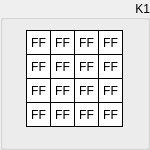
  <widget class="QGroupBox" name="groupK1">
   <property name="geometry">
    <rect>
     <x>170</x>
     <y>10</y>
     <width>150</width>
     <height>150</height>
    </rect>
   </property>
   <property name="sizePolicy">
    <sizepolicy hsizetype="Fixed" vsizetype="Fixed">
     <horstretch>0</horstretch>
     <verstretch>0</verstretch>
    </sizepolicy>
   </property>
   <property name="styleSheet">
    <string notr="true"/>
   </property>
   <property name="title">
    <string>K1</string>
   </property>
   <property name="alignment">
    <set>Qt::AlignRight|Qt::AlignTrailing|Qt::AlignVCenter</set>
   </property>
   <widget class="QLabel" name="k1byte15">
    <property name="enabled">
     <bool>true</bool>
    </property>
    <property name="geometry">
     <rect>
      <x>98</x>
      <y>102</y>
      <width>25</width>
      <height>25</height>
     </rect>
    </property>
    <property name="sizePolicy">
     <sizepolicy hsizetype="Fixed" vsizetype="Fixed">
      <horstretch>0</horstretch>
      <verstretch>0</verstretch>
     </sizepolicy>
    </property>
    <property name="font">
     <font>
      <kerning>true</kerning>
     </font>
    </property>
    <property name="layoutDirection">
     <enum>Qt::LeftToRight</enum>
    </property>
    <property name="styleSheet">
     <string notr="true">QLabel {
	 border-width: 1px;
     border-style: solid;
     border-color: black; 
     background-color: white;
}</string>
    </property>
    <property name="text">
     <string>FF</string>
    </property>
    <property name="alignment">
     <set>Qt::AlignCenter</set>
    </property>
   </widget>
   <widget class="QLabel" name="k1byte13">
    <property name="enabled">
     <bool>true</bool>
    </property>
    <property name="geometry">
     <rect>
      <x>98</x>
      <y>54</y>
      <width>25</width>
      <height>25</height>
     </rect>
    </property>
    <property name="sizePolicy">
     <sizepolicy hsizetype="Fixed" vsizetype="Fixed">
      <horstretch>0</horstretch>
      <verstretch>0</verstretch>
     </sizepolicy>
    </property>
    <property name="font">
     <font>
      <kerning>true</kerning>
     </font>
    </property>
    <property name="layoutDirection">
     <enum>Qt::LeftToRight</enum>
    </property>
    <property name="styleSheet">
     <string notr="true">QLabel {
	 border-width: 1px;
     border-style: solid;
     border-color: black; 
     background-color: white;
}</string>
    </property>
    <property name="text">
     <string>FF</string>
    </property>
    <property name="alignment">
     <set>Qt::AlignCenter</set>
    </property>
   </widget>
   <widget class="QLabel" name="k1byte14">
    <property name="enabled">
     <bool>true</bool>
    </property>
    <property name="geometry">
     <rect>
      <x>98</x>
      <y>78</y>
      <width>25</width>
      <height>25</height>
     </rect>
    </property>
    <property name="sizePolicy">
     <sizepolicy hsizetype="Fixed" vsizetype="Fixed">
      <horstretch>0</horstretch>
      <verstretch>0</verstretch>
     </sizepolicy>
    </property>
    <property name="font">
     <font>
      <kerning>true</kerning>
     </font>
    </property>
    <property name="layoutDirection">
     <enum>Qt::LeftToRight</enum>
    </property>
    <property name="styleSheet">
     <string notr="true">QLabel {
	 border-width: 1px;
     border-style: solid;
     border-color: black; 
     background-color: white;
}</string>
    </property>
    <property name="text">
     <string>FF</string>
    </property>
    <property name="alignment">
     <set>Qt::AlignCenter</set>
    </property>
   </widget>
   <widget class="QLabel" name="k1byte06">
    <property name="enabled">
     <bool>true</bool>
    </property>
    <property name="geometry">
     <rect>
      <x>50</x>
      <y>78</y>
      <width>25</width>
      <height>25</height>
     </rect>
    </property>
    <property name="sizePolicy">
     <sizepolicy hsizetype="Fixed" vsizetype="Fixed">
      <horstretch>0</horstretch>
      <verstretch>0</verstretch>
     </sizepolicy>
    </property>
    <property name="font">
     <font>
      <kerning>true</kerning>
     </font>
    </property>
    <property name="layoutDirection">
     <enum>Qt::LeftToRight</enum>
    </property>
    <property name="styleSheet">
     <string notr="true">QLabel {
	 border-width: 1px;
     border-style: solid;
     border-color: black; 
     background-color: white;
}</string>
    </property>
    <property name="text">
     <string>FF</string>
    </property>
    <property name="alignment">
     <set>Qt::AlignCenter</set>
    </property>
   </widget>
   <widget class="QLabel" name="k1byte04">
    <property name="enabled">
     <bool>true</bool>
    </property>
    <property name="geometry">
     <rect>
      <x>50</x>
      <y>30</y>
      <width>25</width>
      <height>25</height>
     </rect>
    </property>
    <property name="sizePolicy">
     <sizepolicy hsizetype="Fixed" vsizetype="Fixed">
      <horstretch>0</horstretch>
      <verstretch>0</verstretch>
     </sizepolicy>
    </property>
    <property name="font">
     <font>
      <kerning>true</kerning>
     </font>
    </property>
    <property name="layoutDirection">
     <enum>Qt::LeftToRight</enum>
    </property>
    <property name="styleSheet">
     <string notr="true">QLabel {
	 border-width: 1px;
     border-style: solid;
     border-color: black; 
     background-color: white;
}</string>
    </property>
    <property name="text">
     <string>FF</string>
    </property>
    <property name="alignment">
     <set>Qt::AlignCenter</set>
    </property>
   </widget>
   <widget class="QLabel" name="k1byte02">
    <property name="enabled">
     <bool>true</bool>
    </property>
    <property name="geometry">
     <rect>
      <x>26</x>
      <y>78</y>
      <width>25</width>
      <height>25</height>
     </rect>
    </property>
    <property name="sizePolicy">
     <sizepolicy hsizetype="Fixed" vsizetype="Fixed">
      <horstretch>0</horstretch>
      <verstretch>0</verstretch>
     </sizepolicy>
    </property>
    <property name="font">
     <font>
      <kerning>true</kerning>
     </font>
    </property>
    <property name="layoutDirection">
     <enum>Qt::LeftToRight</enum>
    </property>
    <property name="styleSheet">
     <string notr="true">QLabel {
	 border-width: 1px;
     border-style: solid;
     border-color: black; 
     background-color: white;
}</string>
    </property>
    <property name="text">
     <string>FF</string>
    </property>
    <property name="alignment">
     <set>Qt::AlignCenter</set>
    </property>
   </widget>
   <widget class="QLabel" name="k1byte10">
    <property name="enabled">
     <bool>true</bool>
    </property>
    <property name="geometry">
     <rect>
      <x>74</x>
      <y>78</y>
      <width>25</width>
      <height>25</height>
     </rect>
    </property>
    <property name="sizePolicy">
     <sizepolicy hsizetype="Fixed" vsizetype="Fixed">
      <horstretch>0</horstretch>
      <verstretch>0</verstretch>
     </sizepolicy>
    </property>
    <property name="font">
     <font>
      <kerning>true</kerning>
     </font>
    </property>
    <property name="layoutDirection">
     <enum>Qt::LeftToRight</enum>
    </property>
    <property name="styleSheet">
     <string notr="true">QLabel {
	 border-width: 1px;
     border-style: solid;
     border-color: black; 
     background-color: white;
}</string>
    </property>
    <property name="text">
     <string>FF</string>
    </property>
    <property name="alignment">
     <set>Qt::AlignCenter</set>
    </property>
   </widget>
   <widget class="QLabel" name="k1byte09">
    <property name="enabled">
     <bool>true</bool>
    </property>
    <property name="geometry">
     <rect>
      <x>74</x>
      <y>54</y>
      <width>25</width>
      <height>25</height>
     </rect>
    </property>
    <property name="sizePolicy">
     <sizepolicy hsizetype="Fixed" vsizetype="Fixed">
      <horstretch>0</horstretch>
      <verstretch>0</verstretch>
     </sizepolicy>
    </property>
    <property name="font">
     <font>
      <kerning>true</kerning>
     </font>
    </property>
    <property name="layoutDirection">
     <enum>Qt::LeftToRight</enum>
    </property>
    <property name="styleSheet">
     <string notr="true">QLabel {
	 border-width: 1px;
     border-style: solid;
     border-color: black; 
     background-color: white;
}</string>
    </property>
    <property name="text">
     <string>FF</string>
    </property>
    <property name="alignment">
     <set>Qt::AlignCenter</set>
    </property>
   </widget>
   <widget class="QLabel" name="k1byte01">
    <property name="enabled">
     <bool>true</bool>
    </property>
    <property name="geometry">
     <rect>
      <x>26</x>
      <y>54</y>
      <width>25</width>
      <height>25</height>
     </rect>
    </property>
    <property name="sizePolicy">
     <sizepolicy hsizetype="Fixed" vsizetype="Fixed">
      <horstretch>0</horstretch>
      <verstretch>0</verstretch>
     </sizepolicy>
    </property>
    <property name="font">
     <font>
      <kerning>true</kerning>
     </font>
    </property>
    <property name="layoutDirection">
     <enum>Qt::LeftToRight</enum>
    </property>
    <property name="styleSheet">
     <string notr="true">QLabel {
	 border-width: 1px;
     border-style: solid;
     border-color: black; 
     background-color: white;
}</string>
    </property>
    <property name="text">
     <string>FF</string>
    </property>
    <property name="alignment">
     <set>Qt::AlignCenter</set>
    </property>
   </widget>
   <widget class="QLabel" name="k1byte08">
    <property name="enabled">
     <bool>true</bool>
    </property>
    <property name="geometry">
     <rect>
      <x>74</x>
      <y>30</y>
      <width>25</width>
      <height>25</height>
     </rect>
    </property>
    <property name="sizePolicy">
     <sizepolicy hsizetype="Fixed" vsizetype="Fixed">
      <horstretch>0</horstretch>
      <verstretch>0</verstretch>
     </sizepolicy>
    </property>
    <property name="font">
     <font>
      <kerning>true</kerning>
     </font>
    </property>
    <property name="layoutDirection">
     <enum>Qt::LeftToRight</enum>
    </property>
    <property name="styleSheet">
     <string notr="true">QLabel {
	 border-width: 1px;
     border-style: solid;
     border-color: black; 
     background-color: white;
}</string>
    </property>
    <property name="text">
     <string>FF</string>
    </property>
    <property name="alignment">
     <set>Qt::AlignCenter</set>
    </property>
   </widget>
   <widget class="QLabel" name="k1byte00">
    <property name="enabled">
     <bool>true</bool>
    </property>
    <property name="geometry">
     <rect>
      <x>26</x>
      <y>30</y>
      <width>25</width>
      <height>25</height>
     </rect>
    </property>
    <property name="sizePolicy">
     <sizepolicy hsizetype="Fixed" vsizetype="Fixed">
      <horstretch>0</horstretch>
      <verstretch>0</verstretch>
     </sizepolicy>
    </property>
    <property name="font">
     <font>
      <kerning>true</kerning>
     </font>
    </property>
    <property name="layoutDirection">
     <enum>Qt::LeftToRight</enum>
    </property>
    <property name="styleSheet">
     <string notr="true">QLabel {
	 border-width: 1px;
     border-style: solid;
     border-color: black; 
     background-color: white;
}</string>
    </property>
    <property name="text">
     <string>FF</string>
    </property>
    <property name="alignment">
     <set>Qt::AlignCenter</set>
    </property>
    <property name="wordWrap">
     <bool>false</bool>
    </property>
   </widget>
   <widget class="QLabel" name="k1byte07">
    <property name="enabled">
     <bool>true</bool>
    </property>
    <property name="geometry">
     <rect>
      <x>50</x>
      <y>102</y>
      <width>25</width>
      <height>25</height>
     </rect>
    </property>
    <property name="sizePolicy">
     <sizepolicy hsizetype="Fixed" vsizetype="Fixed">
      <horstretch>0</horstretch>
      <verstretch>0</verstretch>
     </sizepolicy>
    </property>
    <property name="font">
     <font>
      <kerning>true</kerning>
     </font>
    </property>
    <property name="layoutDirection">
     <enum>Qt::LeftToRight</enum>
    </property>
    <property name="styleSheet">
     <string notr="true">QLabel {
	 border-width: 1px;
     border-style: solid;
     border-color: black; 
     background-color: white;
}</string>
    </property>
    <property name="text">
     <string>FF</string>
    </property>
    <property name="alignment">
     <set>Qt::AlignCenter</set>
    </property>
   </widget>
   <widget class="QLabel" name="k1byte12">
    <property name="enabled">
     <bool>true</bool>
    </property>
    <property name="geometry">
     <rect>
      <x>98</x>
      <y>30</y>
      <width>25</width>
      <height>25</height>
     </rect>
    </property>
    <property name="sizePolicy">
     <sizepolicy hsizetype="Fixed" vsizetype="Fixed">
      <horstretch>0</horstretch>
      <verstretch>0</verstretch>
     </sizepolicy>
    </property>
    <property name="font">
     <font>
      <kerning>true</kerning>
     </font>
    </property>
    <property name="layoutDirection">
     <enum>Qt::LeftToRight</enum>
    </property>
    <property name="styleSheet">
     <string notr="true">QLabel {
	 border-width: 1px;
     border-style: solid;
     border-color: black; 
     background-color: white;
}</string>
    </property>
    <property name="text">
     <string>FF</string>
    </property>
    <property name="alignment">
     <set>Qt::AlignCenter</set>
    </property>
   </widget>
   <widget class="QLabel" name="k1byte03">
    <property name="enabled">
     <bool>true</bool>
    </property>
    <property name="geometry">
     <rect>
      <x>26</x>
      <y>102</y>
      <width>25</width>
      <height>25</height>
     </rect>
    </property>
    <property name="sizePolicy">
     <sizepolicy hsizetype="Fixed" vsizetype="Fixed">
      <horstretch>0</horstretch>
      <verstretch>0</verstretch>
     </sizepolicy>
    </property>
    <property name="font">
     <font>
      <kerning>true</kerning>
     </font>
    </property>
    <property name="layoutDirection">
     <enum>Qt::LeftToRight</enum>
    </property>
    <property name="styleSheet">
     <string notr="true">QLabel {
	 border-width: 1px;
     border-style: solid;
     border-color: black; 
     background-color: white;
}</string>
    </property>
    <property name="text">
     <string>FF</string>
    </property>
    <property name="alignment">
     <set>Qt::AlignCenter</set>
    </property>
   </widget>
   <widget class="QLabel" name="k1byte11">
    <property name="enabled">
     <bool>true</bool>
    </property>
    <property name="geometry">
     <rect>
      <x>74</x>
      <y>102</y>
      <width>25</width>
      <height>25</height>
     </rect>
    </property>
    <property name="sizePolicy">
     <sizepolicy hsizetype="Fixed" vsizetype="Fixed">
      <horstretch>0</horstretch>
      <verstretch>0</verstretch>
     </sizepolicy>
    </property>
    <property name="font">
     <font>
      <kerning>true</kerning>
     </font>
    </property>
    <property name="layoutDirection">
     <enum>Qt::LeftToRight</enum>
    </property>
    <property name="styleSheet">
     <string notr="true">QLabel {
	 border-width: 1px;
     border-style: solid;
     border-color: black; 
     background-color: white;
}</string>
    </property>
    <property name="text">
     <string>FF</string>
    </property>
    <property name="alignment">
     <set>Qt::AlignCenter</set>
    </property>
   </widget>
   <widget class="QLabel" name="k1byte05">
    <property name="enabled">
     <bool>true</bool>
    </property>
    <property name="geometry">
     <rect>
      <x>50</x>
      <y>54</y>
      <width>25</width>
      <height>25</height>
     </rect>
    </property>
    <property name="sizePolicy">
     <sizepolicy hsizetype="Fixed" vsizetype="Fixed">
      <horstretch>0</horstretch>
      <verstretch>0</verstretch>
     </sizepolicy>
    </property>
    <property name="font">
     <font>
      <kerning>true</kerning>
     </font>
    </property>
    <property name="layoutDirection">
     <enum>Qt::LeftToRight</enum>
    </property>
    <property name="styleSheet">
     <string notr="true">QLabel {
	 border-width: 1px;
     border-style: solid;
     border-color: black; 
     background-color: white;
}</string>
    </property>
    <property name="text">
     <string>FF</string>
    </property>
    <property name="alignment">
     <set>Qt::AlignCenter</set>
    </property>
   </widget>
  </widget>
